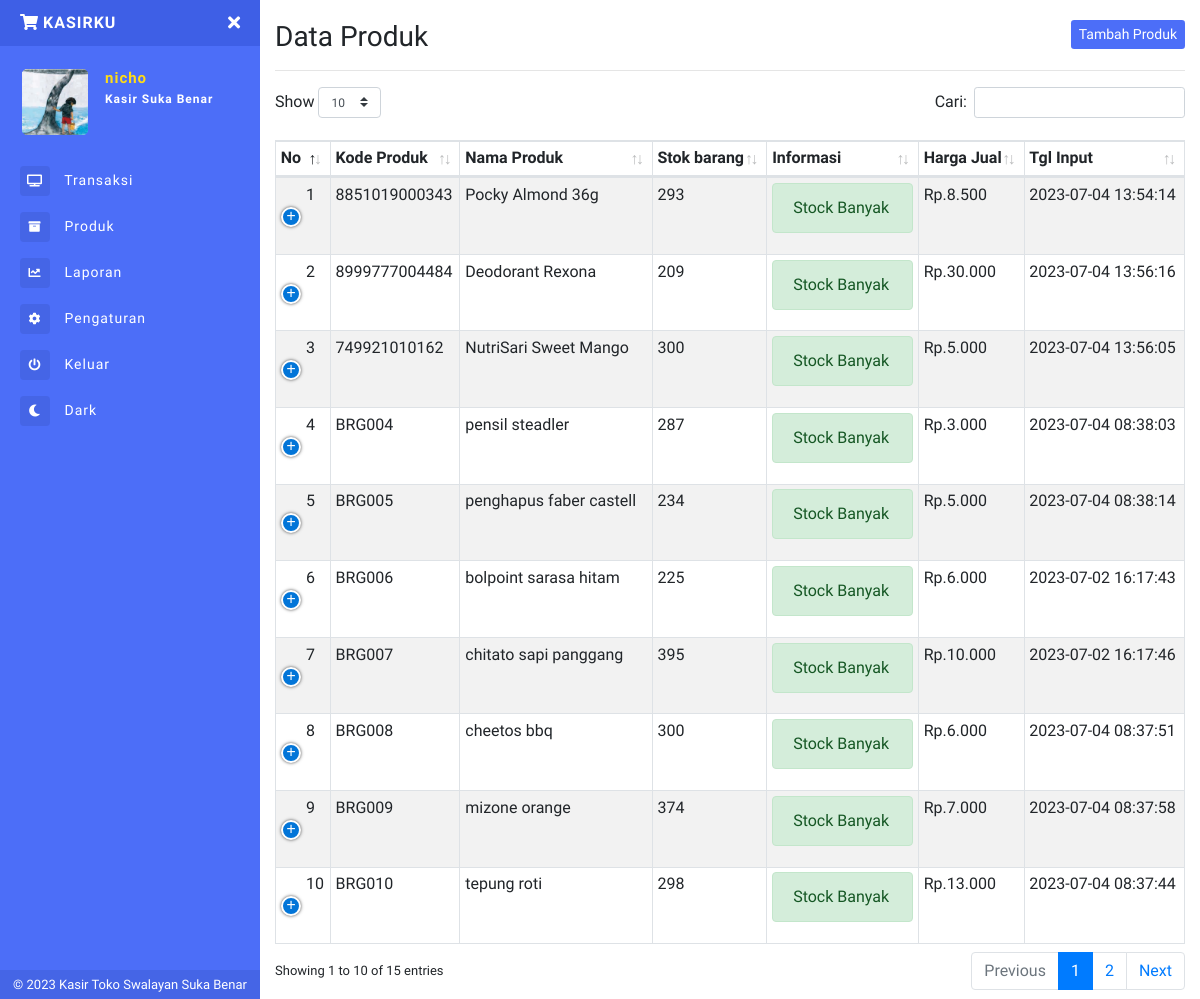
/produk.php (signed in), run on the app's committed database.
### tables this page shows
CREATE TABLE `produk` (
  `idproduk` int(11) NOT NULL,
  `kode_produk` varchar(100) NOT NULL,
  `nama_produk` varchar(255) NOT NULL,
  `Stok_barang` int(11) NOT NULL,
  `harga_jual` int(11) NOT NULL,
  `tgl_input` timestamp NOT NULL DEFAULT current_timestamp() ON UPDATE current_timestamp()
);

### produk.php (the view, shortened to what this page needs)
<?php include 'sidebar.php'; ?>
    <h1 class="h3 mb-0">
        Data Produk
        <button class="btn btn-primary btn-sm border-0 float-right" type="button" data-toggle="modal" data-target="#TambahProduk">Tambah Produk</button>
    </h1>
<hr>
<table class="table table-striped table-sm table-bordered dt-responsive nowrap" id="table" width="100%">
<thead>
  <tr>
    <th>No</th>
    <th>Kode Produk</th>
    <th>Nama Produk</th>
    <th>Stok barang</th>
    <th>Informasi</th>
    <th>Harga Jual</th>
    <th>Tgl Input</th>
  </tr>
</thead>
<tbody>
<?php
    $no = 1;
    $data_barang = mysqli_query($conn,"SELECT * FROM produk ORDER BY idproduk ASC");
    while($d = mysqli_fetch_array($data_barang)){
        ?>
  <tr>
    <td><?php echo $no++; ?></td>
    <td><?php echo $d['kode_produk']; ?></td>
    <td><?php echo $d['nama_produk']; ?></td>
    <td><?php echo ($d['Stok_barang']); ?></td>
    <td><?php if ($d['Stok_barang'] == 0){
    include 'email.php';
      ?>
      <div class="alert alert-danger alert-sm" role="alert">
           Stock Habis!
      </div>
      <?php } ?>
        <?php if ($d['Stok_barang'] > 2){?>
          <div class="alert alert-success alert-sm" role="alert">
        Stock Banyak
        </div>
    <?php } ?>
  </td>
    <td>Rp.<?php echo ribuan($d['harga_jual']); ?></td>
    <td><?php echo $d['tgl_input']; ?></td>
  </tr>
  <?php } ?>
</tbody>
</table>
<?php include 'footer.php'; ?>

### sidebar.php (shortened to what this page needs)
<?php
include "config.php";
  function ribuan ($nilai){
    return number_format ($nilai, 0, ',', '.');
}
$uid = $_SESSION['userid'];
$DataLogin = mysqli_fetch_array(mysqli_query($conn,"SELECT * FROM login WHERE userid='$uid'"));
$username = $DataLogin['username'];
$toko = $DataLogin['toko'];
$logo = $DataLogin['logo'];
?>
<!DOCTYPE html>
<html>
<head>
    <link rel="stylesheet" href="https://maxcdn.bootstrapcdn.com/bootstrap/4.0.0/css/bootstrap.min.css">
    <link href="assets/css/style.css" rel="stylesheet">
    <link href="https://use.fontawesome.com/releases/v5.0.6/css/all.css" rel="stylesheet">
    <link href="assets/vendor/datatables/dataTables.bootstrap4.min.css" rel="stylesheet">
  <link href="assets/vendor/datatables/responsive.bootstrap4.min.css" rel="stylesheet">
</head>
<body>
<div class="page-wrapper chiller-theme toggled">
  <nav id="sidebar" class="sidebar-wrapper">
    <div class="sidebar-content">
      <div class="sidebar-brand">
        <a href="./"><i class="fas fa-shopping-cart mr-1"></i><?php echo $toko ?></a>
        <div id="close-sidebar">
          <i class="fas fa-times"></i>
        </div>
      </div>
      <div class="sidebar-header">
        <div class="user-pic" style="height:70px;width:70px;">
          <img class="img-responsive img-rounded" src="assets/images/<?php echo $logo ?>"
            alt="User picture">
        </div>
        <div class="user-info">
          <span class="user-name"><?php echo $username ?>
          </span>
          <span class="user-role">Kasir Suka Benar</span>
        </div>
      </div>
      <div class="sidebar-menu">
        <ul>
          <li>
            <a href="index.php">
              <i class="fas fa-tv"></i>
              <span>Transaksi</span>
            </a>
          </li>
          <li>
            <a href="produk.php">
            <i class="fas fa-archive"></i>
              <span>Produk</span>
            </a>
          </li>
          <li>
            <a href="laporan.php">
              <i class="fa fa-chart-line"></i>
              <span>Laporan</span>
            </a>
          </li>
          <li>
            <a href="pengaturan.php">
              <i class="fa fa-cog"></i>
              <span>Pengaturan</span>
            </a>
          </li>
          <li>
            <a href="#Exit" data-toggle="modal">
              <i class="fa fa-power-off"></i>
              <span>Keluar</span>
            </a>
          </li>
          <li>
            <a href="" data-toggle="modal">
              <i class="fa fa-moon"></i>
              <span>Dark</span>
            </a>
          </li>
        </ul>
      </div>
    </div>
    <div class="sidebar-footer">
    © 2023 Kasir Toko Swalayan Suka Benar
    </div>
  </nav>
  <main class="page-content">
    <div class="container-fluid">
    <div class="d-block d-sm-block d-md-none d-lg-none py-2"></div>

### assets/css/style.css (style rules this page uses)
html, body { font-size:1rem; scroll-behavior: smooth; font-family: 'Signika', sans-serif; }
a { text-decoration: none !important; }
.page-wrapper .sidebar-wrapper, .sidebar-wrapper .sidebar-brand > a, .sidebar-wrapper .sidebar-dropdown > a:after, .sidebar-wrapper .sidebar-menu .sidebar-dropdown .sidebar-submenu li a:before, .sidebar-wrapper ul li a i, .page-wrapper .page-content, .sidebar-wrapper .sidebar-search input.search-menu, .sidebar-wrapper .sidebar-search .input-group-text, .sidebar-wrapper .sidebar-menu ul li a, #show-sidebar, #close-sidebar { -webkit-transition: all 0.3s ease; -moz-transition: all 0.3s ease; -ms-transition: all 0.3s ease; -o-transition: all 0.3s ease; transition: all 0.3s ease; }
.page-wrapper { height: 100vh; }
.page-wrapper.toggled .sidebar-wrapper { left: 0px; }
.sidebar-wrapper { width: 260px; height: 100%; max-height: 100%; position: fixed; top: 0; left: -300px; z-index: 999; }
.sidebar-wrapper ul { list-style-type: none; padding: 0; margin: 0; }
.sidebar-wrapper a { text-decoration: none; }
.sidebar-content { max-height: calc(100% - 30px); height: calc(100% - 30px); overflow-y: auto; position: relative; }
.sidebar-wrapper .sidebar-brand { padding: 10px 20px; display: flex; align-items: center; background: #3455d88f; }
.sidebar-wrapper .sidebar-brand > a { text-transform: uppercase; font-weight: bold; flex-grow: 1; letter-spacing: 1px; }
.sidebar-wrapper .sidebar-brand #close-sidebar { cursor: pointer; font-size: 20px; }
.sidebar-wrapper .sidebar-header { padding: 20px; overflow: hidden; }
.sidebar-wrapper .sidebar-header .user-pic { float: left; width: 60px; padding: 2px; border-radius: 12px; margin-right: 15px; overflow: hidden; }
.sidebar-wrapper .sidebar-header .user-pic img { object-fit: cover; height: 100%; width: 100%; }
.sidebar-wrapper .sidebar-header .user-info { float: left; letter-spacing: 1px; }
.sidebar-wrapper .sidebar-header .user-info > span { display: block; font-size: 15px; font-weight: 600; }
.sidebar-wrapper .sidebar-header .user-info .user-role { font-size: 12px; }
.sidebar-wrapper .sidebar-menu { padding-bottom: 10px; }
.sidebar-wrapper .sidebar-menu ul li a { display: inline-block; width: 100%; text-decoration: none; font-size: 14px; letter-spacing: 1px; position: relative; padding: 8px 30px 8px 20px; }
.sidebar-wrapper .sidebar-menu ul li a i { margin-right: 10px; font-size: 12px; width: 30px; height: 30px; line-height: 30px; text-align: center; border-radius: 4px; }
.sidebar-footer { position: absolute; width: 100%; bottom: 0; text-align: center; color: #ffffff; font-weight: 300; background: #415fd88f; font-size: 13px; padding-top: 0.3rem; padding-bottom: 0.3rem; }
.page-wrapper .page-content { display: inline-block; width: 100%; padding-left: 0px; padding-top: 20px; }
.page-wrapper .page-content { overflow-x: hidden; }
.btn-primary { background: #4c6ef8!important; }
.btn, .btn:focus, .btn:hover, .btn:active { border: none !important; }
.chiller-theme .sidebar-wrapper,.bg-purple { background: #4c6ef8; }
.chiller-theme .sidebar-wrapper .sidebar-header, .chiller-theme .sidebar-wrapper .sidebar-search, .chiller-theme .sidebar-wrapper .sidebar-menu { border-top: 1px solid #4c6ef8; }
.chiller-theme .sidebar-wrapper .sidebar-header .user-info .user-role, .chiller-theme .sidebar-wrapper .sidebar-header .user-info .user-status, .chiller-theme .sidebar-wrapper .sidebar-search input.search-menu, .chiller-theme .sidebar-wrapper .sidebar-search .input-group-text, .chiller-theme .sidebar-wrapper .sidebar-brand>a, .chiller-theme .sidebar-wrapper .sidebar-menu ul li a, .chiller-theme .sidebar-footer>a { color: #ffffff; }
.chiller-theme .sidebar-wrapper .sidebar-menu ul li:hover>a, .chiller-theme .sidebar-wrapper .sidebar-menu .sidebar-dropdown.active>a, .chiller-theme .sidebar-wrapper .sidebar-header .user-info, .chiller-theme .sidebar-wrapper .sidebar-brand>a:hover, .chiller-theme .sidebar-footer>a:hover i { color: #ffdc16; }
.page-wrapper.chiller-theme.toggled #close-sidebar { color: #ffffff; font-size: 1.1em; }
.chiller-theme .sidebar-wrapper .sidebar-menu ul li a i, .chiller-theme .sidebar-wrapper .sidebar-menu .sidebar-dropdown div, .chiller-theme .sidebar-wrapper .sidebar-search input.search-menu, .chiller-theme .sidebar-wrapper .sidebar-search .input-group-text { background: #415fd88f; }
@media screen and (min-width: 768px) { .page-wrapper.toggled .page-content { padding-left: 260px; } }

### data on the page
produk: kode_produk "8851019000343", nama_produk "Pocky Almond 36g", Stok_barang "293", shows "Stock Banyak", harga_jual "8.500", tgl_input "2023-07-04 13:54:14"
produk: kode_produk "8999777004484", nama_produk "Deodorant Rexona", Stok_barang "209", shows "Stock Banyak", harga_jual "30.000", tgl_input "2023-07-04 13:56:16"
produk: kode_produk "749921010162", nama_produk "NutriSari Sweet Mango", Stok_barang "300", shows "Stock Banyak", harga_jual "5.000", tgl_input "2023-07-04 13:56:05"
produk: kode_produk "BRG004", nama_produk "pensil steadler", Stok_barang "287", shows "Stock Banyak", harga_jual "3.000", tgl_input "2023-07-04 08:38:03"
produk: kode_produk "BRG005", nama_produk "penghapus faber castell", Stok_barang "234", shows "Stock Banyak", harga_jual "5.000", tgl_input "2023-07-04 08:38:14"
produk: kode_produk "BRG006", nama_produk "bolpoint sarasa hitam", Stok_barang "225", shows "Stock Banyak", harga_jual "6.000", tgl_input "2023-07-02 16:17:43"
produk: kode_produk "BRG007", nama_produk "chitato sapi panggang", Stok_barang "395", shows "Stock Banyak", harga_jual "10.000", tgl_input "2023-07-02 16:17:46"
produk: kode_produk "BRG008", nama_produk "cheetos bbq", Stok_barang "300", shows "Stock Banyak", harga_jual "6.000", tgl_input "2023-07-04 08:37:51"
produk: kode_produk "BRG009", nama_produk "mizone orange", Stok_barang "374", shows "Stock Banyak", harga_jual "7.000", tgl_input "2023-07-04 08:37:58"
produk: kode_produk "BRG010", nama_produk "tepung roti", Stok_barang "298", shows "Stock Banyak", harga_jual "13.000", tgl_input "2023-07-04 08:37:44"

### other printed values
$toko "KASIRKU"
$username "nicho"
